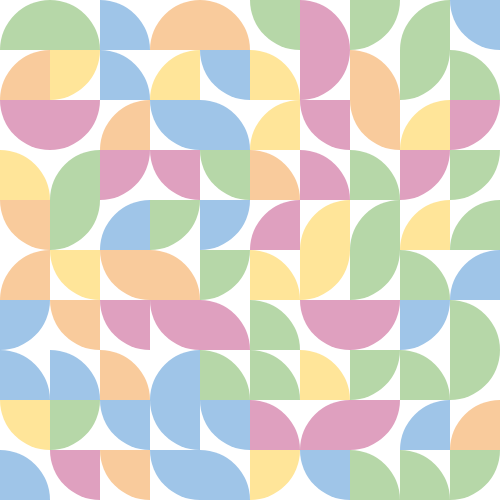
Frame 1 (no input)
Frame 60 (no input): identical to frame 1, image omitted
Frame 120 (the mouse pressed at the canvas centre since frame 60): identical to frame 1, image omitted

The p5.js sketch that drew this single still picture (run headless with seeded random() and noise() and a simulated clock; from frame 60 on, the mouse is pressed at the canvas centre):

// p5.js sketch
// ── sketch.js
var colori=["#dfa0bf","#f9cb9c","#ffe599","#b6d7a8","#9fc5e8"];
var q=10;
var s;
var m;

function setup(){
    ellipseMode (RADIUS);

    createCanvas(500,500);

    noStroke();

    s=width/q;

    damiano();
}
function draw(){ 
  if (keyIsPressed){
    if (key=='r'){
      background(255); 
      damiano();
    }
  } 
}

function damiano(){
  for (var y=0;y<height;y+=s){
    for (var x=0;x<width;x+=s){
      fill(random(colori));

      m=random(100);

      if (m<25){
       arc(x+s,y+s,s,s,radians(180),radians(270));
      }

      else if (m<50){
       arc(x,y+s,s,s,radians(270),radians(360));
      }
      
      else if (m<75){
        arc(x,y,s,s,0,radians(90));
      }
      
      else {
        arc(x+s,y,s,s,radians(90),radians(180));
      }
    }
  }
}
